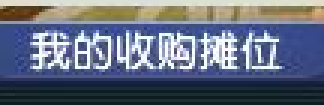
#> input picture tests/fixtures/stall/buy_title.png, 108 x 35 px (shown 3 times larger)
$ python -i equipment_detector.py   (imports and definitions only)
#> lines starting #> are read from the running program, lines starting #| are printed output that depends on the picture; after the words box and inside, x2 and y2 are one past the last pixel; in counts of white or black regions, pixels touching at a corner belong together
"""OpenCV rule-based detector for dark equipment-property tooltip panels."""

from __future__ import annotations

from dataclasses import dataclass
from math import log
from typing import Any

import cv2
import numpy as np

BBox = tuple[int, int, int, int]


@dataclass(frozen=True, slots=True)
class TooltipDetection:
    """One scored rectangular tooltip candidate in source-frame coordinates."""

    bbox: BBox
    score: float
    dark_ratio: float
    bright_ratio: float
    edge_density: float
    text_lines: int
    title_ratio: float
    yellow_ratio: float
    color_ratio: float
    border_score: float
    supported_border_sides: int

    @property
    def width(self) -> int:
        return self.bbox[2] - self.bbox[0]

    @property
    def height(self) -> int:
        return self.bbox[3] - self.bbox[1]

    # [19 lines left out: function to_signal, not called in this run]


@dataclass(slots=True)
class TooltipDetectorConfig:
    """Resolution-independent constraints for a tooltip-like panel."""

    min_score: float = 0.88
    stable_frames: int = 3
    require_title: bool = True
    min_title_ratio: float = 0.075
    min_dark_ratio: float = 0.72
    max_bright_ratio: float = 0.16
    max_color_ratio: float = 0.25
    min_border_score: float = 0.75
    min_text_lines: int = 3
    allow_generic_fallback: bool = False
    min_width_ratio: float = 0.12
    max_width_ratio: float = 0.72
    min_height_ratio: float = 0.10
    max_height_ratio: float = 0.88
    min_area_ratio: float = 0.015
    max_area_ratio: float = 0.48
    stability_iou: float = 0.55


class OpenCVTooltipDetector:
    """Locate stable dark rectangular panels containing multiple bright text rows.

    The detector intentionally uses only explainable OpenCV features so collected
    crops can later be reviewed and converted into a YOLO training dataset.
    """

    def __init__(self, config: TooltipDetectorConfig | None = None) -> None:
        self.config = config or TooltipDetectorConfig()
        self._last_bbox: BBox | None = None
        self._stable_frames = 0

    @staticmethod
    def _clamp01(value: float) -> float:
        return max(0.0, min(1.0, value))

    # [175 lines left out: functions _iou, _valid_geometry, _line_candidate_boxes, _bottom_edge_candidate_boxes, not called in this run]

    @staticmethod
    def _title_candidate_boxes(image: np.ndarray) -> list[BBox]:
        """Infer tooltip rectangles from the yellow equipment-name row.

        In the current game skin, an equipment tooltip has a very stable layout:
        the yellow equipment name starts roughly 38% into the panel and about
        8-14 pixels below its top border at a 999x749 capture.  Using that
        coloured title cue is much more selective than treating every large dark
        area (chat panel, inventory footer, etc.) as a tooltip.
        """
        if image.ndim != 3:
            return []
        frame_height, frame_width = image.shape[:2]
        hsv = cv2.cvtColor(image, cv2.COLOR_BGR2HSV)
        hue, saturation, value = cv2.split(hsv)
        yellow = ((hue >= 18) & (hue <= 40) & (saturation >= 110) & (value >= 150)).astype(np.uint8) * 255

        # Join the separated strokes/characters of one Chinese title row.
        horizontal_kernel = max(7, round(frame_width * 0.013))
        yellow = cv2.morphologyEx(
            yellow,
            cv2.MORPH_CLOSE,
            np.ones((3, horizontal_kernel), np.uint8),
            iterations=1,
        )
        yellow = cv2.dilate(yellow, np.ones((2, 3), np.uint8), iterations=1)
        contours, _ = cv2.findContours(yellow, cv2.RETR_EXTERNAL, cv2.CHAIN_APPROX_SIMPLE)

        boxes: list[BBox] = []
        min_title_width = frame_width * 0.045
        max_title_width = frame_width * 0.17
        min_title_height = frame_height * 0.018
        max_title_height = frame_height * 0.045
        for contour in contours:
            title_x, title_y, title_width, title_height = cv2.boundingRect(contour)
            if not (
                min_title_width <= title_width <= max_title_width
                and min_title_height <= title_height <= max_title_height
                and frame_height * 0.18 <= title_y <= frame_height * 0.82
            ):
                continue

            for width_ratio in (0.392,):
                panel_width = round(frame_width * width_ratio)
                panel_x = round(title_x - panel_width * 0.38)
                panel_x = max(0, min(frame_width - panel_width, panel_x))
                for top_offset_ratio in (0.011, 0.015, 0.019):
                    panel_y = max(0, title_y - round(frame_height * top_offset_ratio))
                    for height_ratio in (0.28, 0.32, 0.35, 0.36):
                        panel_bottom = min(frame_height, panel_y + round(frame_height * height_ratio))
                        boxes.append((panel_x, panel_y, panel_x + panel_width, panel_bottom))
        return boxes

    # [229 lines left out: functions _border_support, _candidate_boxes, _count_text_lines, _score, _passes_hard_rules, _deduplicate, not called in this run]

    def detect(self, image: np.ndarray) -> TooltipDetection | None:
        """Return the highest-scoring tooltip candidate, if one passes the threshold."""
        if image.ndim not in (2, 3) or image.size == 0:
            return None
        color = image if image.ndim == 3 else cv2.cvtColor(image, cv2.COLOR_GRAY2BGR)
        gray = image if image.ndim == 2 else cv2.cvtColor(image, cv2.COLOR_BGR2GRAY)
        frame_height, frame_width = gray.shape

        title_boxes = set(self._title_candidate_boxes(color))
        # A yellow title proposal is both more accurate and much cheaper than
        # the generic Hough/dark-area search. Only use the generic fallback for
        # unusual skins or synthetic/grayscale frames with no title proposal.
        # Production defaults disable this fallback because hotbars and footer
        # panels are dark rectangles too and caused most historical false hits.
        generic_boxes = (
            set(self._candidate_boxes(gray)) if not title_boxes and self.config.allow_generic_fallback else set()
        )
        all_boxes = title_boxes | generic_boxes
        candidate_boxes = [bbox for bbox in all_boxes if self._valid_geometry(bbox, frame_width, frame_height)]
        if not candidate_boxes:
            return None

        edges = cv2.Canny(cv2.GaussianBlur(gray, (3, 3), 0), 20, 80)
        hsv = cv2.cvtColor(color, cv2.COLOR_BGR2HSV)
        hue, saturation, value = cv2.split(hsv)
        yellow_mask = ((hue >= 18) & (hue <= 40) & (saturation >= 110) & (value >= 150)).astype(np.uint8) * 255
        color_mask = ((saturation >= 90) & (value >= 110)).astype(np.uint8) * 255
        dark_integral = cv2.integral((gray < 115).astype(np.float32))
        yellow_integral = cv2.integral((yellow_mask > 0).astype(np.float32))
        color_integral = cv2.integral((color_mask > 0).astype(np.float32))

        # [35 lines left out: functions region_mean, title_mean, cheap_score, not called in this run]

        # Keep every high-value title-derived proposal in contention while
        # bounding expensive text-row scoring for noisy game scenes.
        ranked_title = sorted(title_boxes, key=cheap_score, reverse=True)[:12]
        ranked_generic = sorted(generic_boxes, key=cheap_score, reverse=True)[:12]
        ranked_boxes = []
        for bbox in ranked_title + ranked_generic:
            if bbox in all_boxes and bbox not in ranked_boxes and self._valid_geometry(bbox, frame_width, frame_height):
                ranked_boxes.append(bbox)

        detections: list[TooltipDetection] = []
        for bbox in ranked_boxes:
            detection = self._score(
                gray,
                bbox,
                edges=edges,
                yellow_mask=yellow_mask,
                color_mask=color_mask,
            )
            if detection is not None and self._passes_hard_rules(detection):
                detections.append(detection)
        candidates = self._deduplicate(detections)
        return candidates[0] if candidates else None

    # [15 lines left out: function update, not called in this run]

>>> import cv2
>>> picture = cv2.imread('../../tests/fixtures/stall/buy_title.png')
#> picture is the input picture: shape (35, 108, 3); mean B, G, R 128.1, 109.2, 100.6
>>> result = OpenCVTooltipDetector().detect(picture)
#> in detect, `gray = image if image.ndim == 2 else cv2.cvtColor(image, cv2.COLOR_BGR..`:
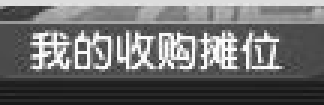
#> gray: shape (35, 108) (shown 3 times larger); min 22, max 253, mean 108.8
#> in _title_candidate_boxes, `hsv = cv2.cvtColor(image, cv2.COLOR_BGR2HSV)`: hsv: shape (35, 108, 3); mean H, S, V 91.4, 104, 136.8
#> in _title_candidate_boxes, `hue, saturation, value = cv2.split(hsv)`:
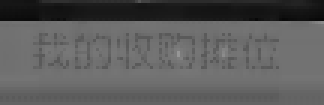
#> hue: shape (35, 108) (shown 3 times larger); min 8, max 150, mean 91.4
#> in _title_candidate_boxes, `hue, saturation, value = cv2.split(hsv)`:
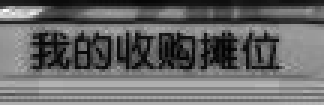
#> saturation: shape (35, 108) (shown 3 times larger); min 3, max 255, mean 104
#> in _title_candidate_boxes, `hue, saturation, value = cv2.split(hsv)`:
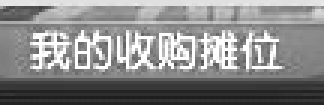
#> value: shape (35, 108) (shown 3 times larger); min 27, max 255, mean 136.8
#> in _title_candidate_boxes, `yellow = ((hue >= 18) & (hue <= 40) & (saturation >= 110) & (value >= ..`:
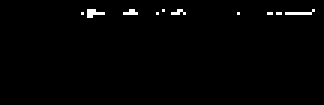
#> yellow: shape (35, 108) (shown 3 times larger); 1.1% white in thin lines or dots, all inside (x1, y1, x2, y2) = (27, 3, 105, 6)
#> in _title_candidate_boxes, `yellow = cv2.morphologyEx( yellow, cv2.MORPH_CLOSE, np.ones((3, horizo..`:
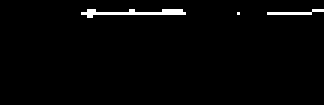
#> yellow: shape (35, 108) (shown 3 times larger); 1.8% white in thin lines or dots, all inside (x1, y1, x2, y2) = (27, 3, 108, 6)
#> in _title_candidate_boxes, `yellow = cv2.dilate(yellow, np.ones((2, 3), np.uint8), iterations=1)`:
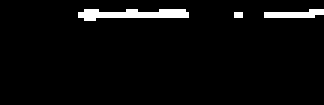
#> yellow: shape (35, 108) (shown 3 times larger); 3.8% white in thin lines or dots, all inside (x1, y1, x2, y2) = (26, 3, 108, 7)
#> in _title_candidate_boxes, `contours, _ = cv2.findContours(yellow, cv2.RETR_EXTERNAL, cv2.CHAIN_AP..`: contours = 3 contours, 1 with area under 20; largest, box (x1, y1, x2, y2) and area: (26, 3, 63, 7) 58, (88, 3, 108, 6) 21
#> the loop in _title_candidate_boxes, `for contour in contours:` made 3 passes
#> (title_x, title_y, title_width) on passes 2 to 3: (88, 3, 20), (26, 3, 37)
#> (contour, title_x, title_y, title_width) on pass 1: ([[78, 4], [78, 5], [80, 5], [80, 4]], 78, 4, 3)
#> after the loop in _title_candidate_boxes, `for contour in contours:`: boxes = []
#> in detect, `title_boxes = set(self._title_candidate_boxes(color))`: title_boxes = 0 items
#> in detect, `candidate_boxes = [bbox for bbox in all_boxes if self._valid_geometry(..`: candidate_boxes = []
#> result = None
